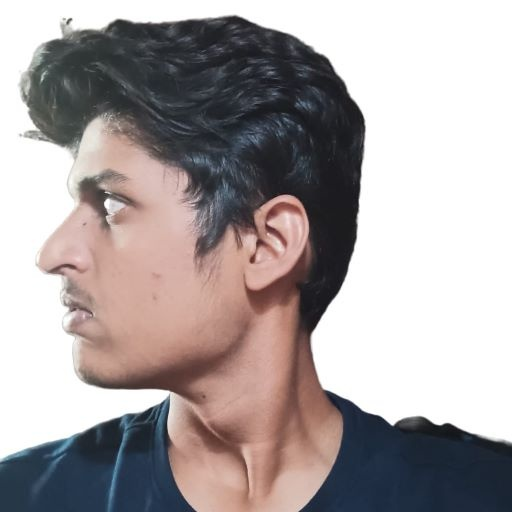
#> input picture Original_Images/1MS21CI033 2.jpg, 512 x 512 px; its folder holds only this picture in this run
$ python DataAugmentor.py
#> lines starting #> are read from the running program, lines starting #| are printed output that depends on the picture
#> further down, original_image is the input picture: shape (512, 512, 3); mean B, G, R 161.5, 161.3, 169.1
import os
import cv2


def augment_image(image):
    augmented_images = []

    rotated_image = cv2.rotate(image, cv2.ROTATE_90_CLOCKWISE)
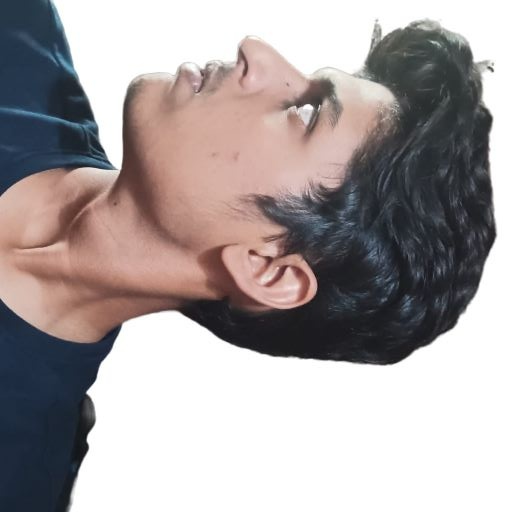
#> rotated_image: shape (512, 512, 3); mean B, G, R 161.5, 161.3, 169.1
    augmented_images.append(rotated_image)
    rotated_image = cv2.rotate(image, cv2.ROTATE_90_COUNTERCLOCKWISE)
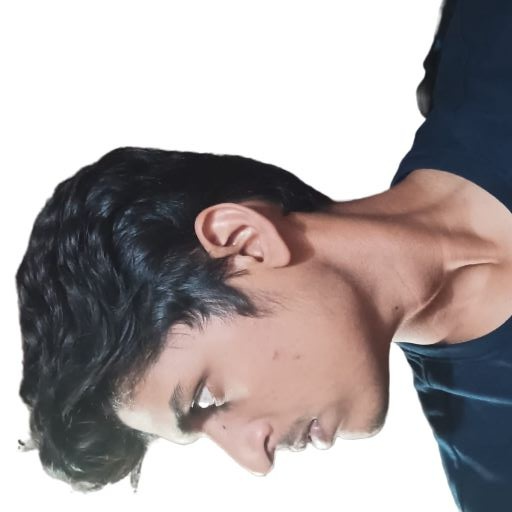
#> rotated_image: shape (512, 512, 3); mean B, G, R 161.5, 161.3, 169.1
    augmented_images.append(rotated_image)
    mirrored_image = cv2.flip(image, 1)
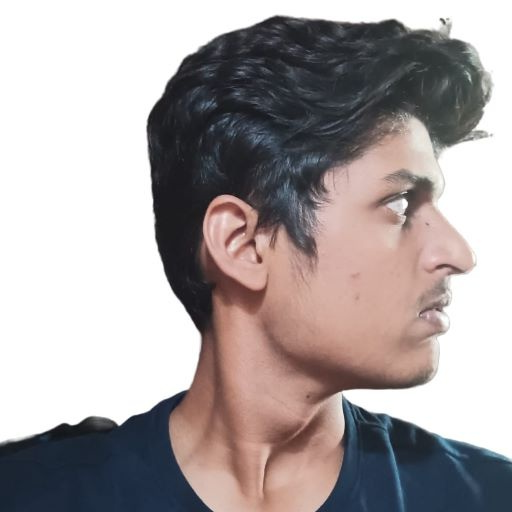
#> mirrored_image: shape (512, 512, 3); mean B, G, R 161.5, 161.3, 169.1
    augmented_images.append(mirrored_image)

    contrast_factors = [0.6, 1.4]
    brightness_factors = [0.6, 1.0, 1.4]
    saturation_factors = [0.6, 1.4]

    for brightness_factor in brightness_factors:
        for contrast_factor in contrast_factors:
            for saturation_factor in saturation_factors:
                augmented_image = cv2.convertScaleAbs(image, alpha=contrast_factor, beta=brightness_factor)
                augmented_image = cv2.cvtColor(augmented_image, cv2.COLOR_BGR2HSV)
                augmented_image[:, :, 1] = augmented_image[:, :, 1] * saturation_factor
                augmented_image = cv2.cvtColor(augmented_image, cv2.COLOR_HSV2BGR)
                augmented_images.append(augmented_image)
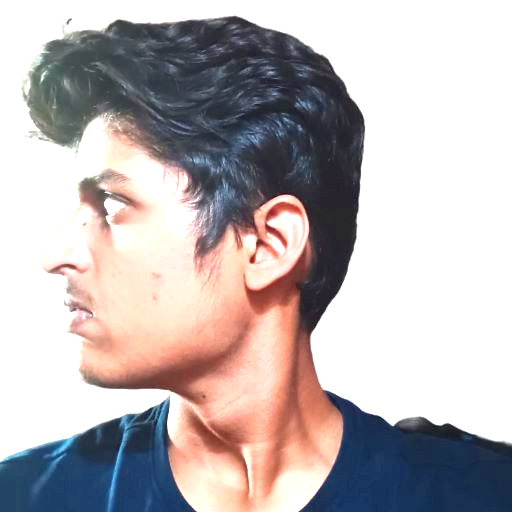
#> augmented_image: shape (512, 512, 3); mean B, G, R 180.4, 179.4, 186.8
#> after the loop, augmented_images = 15 items
    return augmented_images


input_directory = "Original_Images"
output_directory = "Augmented_Images"

for filename in os.listdir(input_directory):
    if filename.endswith(".jpg") or filename.endswith(".jpeg") or filename.endswith(".png"):
        original_image = cv2.imread(os.path.join(input_directory, filename))
        augmented_images = augment_image(original_image)
#> augmented_images = 15 items
        basename = os.path.splitext(filename)[0]
        for i, augmented_image in enumerate(augmented_images):
            output_filename = f"{basename}_{i}.jpg"
            output_path = os.path.join(output_directory, output_filename)
            cv2.imwrite(output_path, augmented_image)
#> this loop made 15 passes
#> output_filename on passes 1 to 12: '1MS21CI033 2_0.jpg', '1MS21CI033 2_1.jpg', '1MS21CI033 2_2.jpg', '1MS21CI033 2_3.jpg', '1MS21CI033 2_4.jpg', '1MS21CI033 2_5.jpg', '1MS21CI033 2_6.jpg', '1MS21CI033 2_7.jpg', '1MS21CI033 2_8.jpg', '1MS21CI033 2_9.jpg', '1MS21CI033 2_10.jpg', '1MS21CI033 2_11.jpg'

$ run again, on Original_Images/1MS21CI047 1.jpg
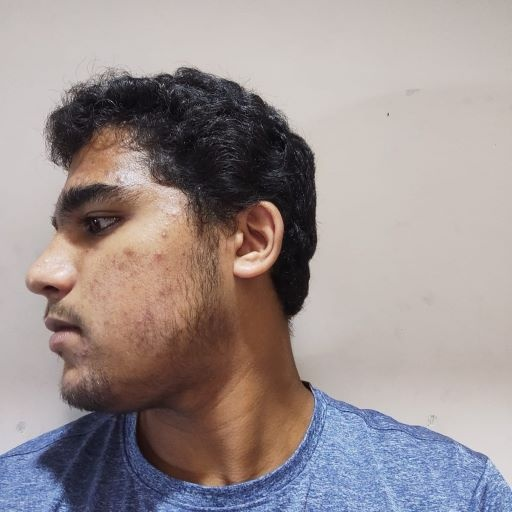
#> input picture Original_Images/1MS21CI047 1.jpg, 512 x 512 px
#> original_image is the input picture: shape (512, 512, 3); mean B, G, R 144.2, 144.4, 155.4
#> in augment_image, `mirrored_image = cv2.flip(image, 1)`:
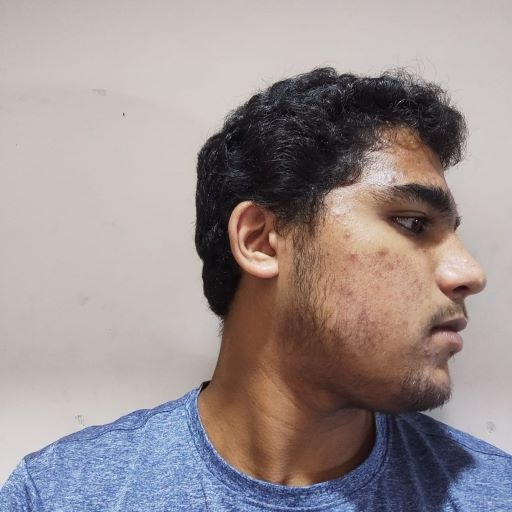
#> mirrored_image: shape (512, 512, 3); mean B, G, R 144.2, 144.4, 155.4
#> after the loop in augment_image, `for brightness_factor in brightness_factors:`:
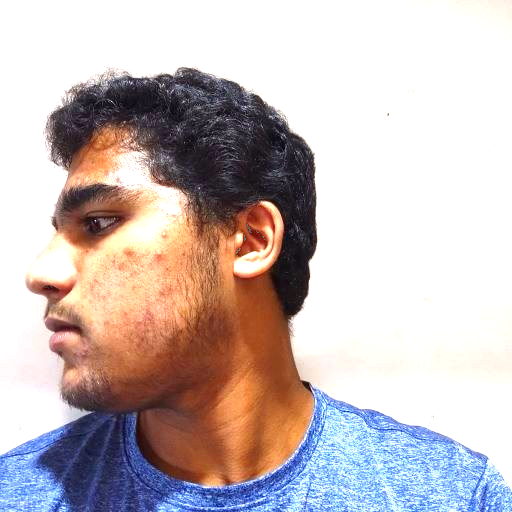
#> augmented_image: shape (512, 512, 3); mean B, G, R 186.7, 187, 199.4
#> after the loop in augment_image, `for brightness_factor in brightness_factors:`: augmented_images = 15 items
#> the loop `for i, augmented_image in enumerate(augmented_images):` made 15 passes
#> output_filename on passes 1 to 8: '1MS21CI047 1_0.jpg', '1MS21CI047 1_1.jpg', '1MS21CI047 1_2.jpg', '1MS21CI047 1_3.jpg', '1MS21CI047 1_4.jpg', '1MS21CI047 1_5.jpg', '1MS21CI047 1_6.jpg', '1MS21CI047 1_7.jpg'

$ run again, on Original_Images/1MS21CI047 3.jpg
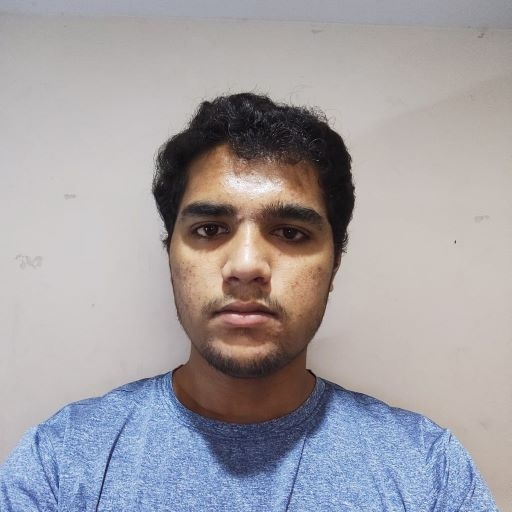
#> input picture Original_Images/1MS21CI047 3.jpg, 512 x 512 px
#> original_image is the input picture: shape (512, 512, 3); mean B, G, R 163.2, 159, 162.6
#> in augment_image, `rotated_image = cv2.rotate(image, cv2.ROTATE_90_COUNTERCLOCKWISE)`:
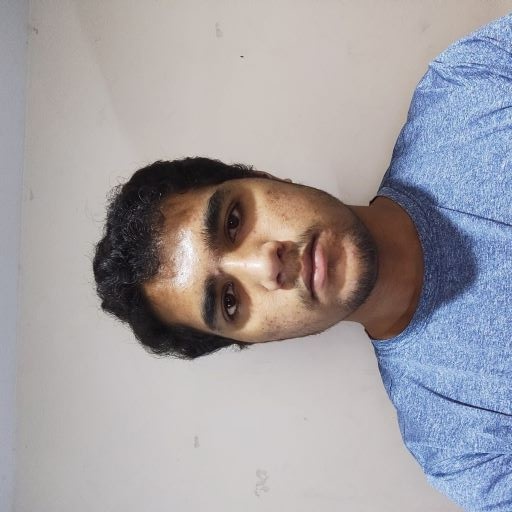
#> rotated_image: shape (512, 512, 3); mean B, G, R 163.2, 159, 162.6
#> after the loop in augment_image, `for brightness_factor in brightness_factors:`:
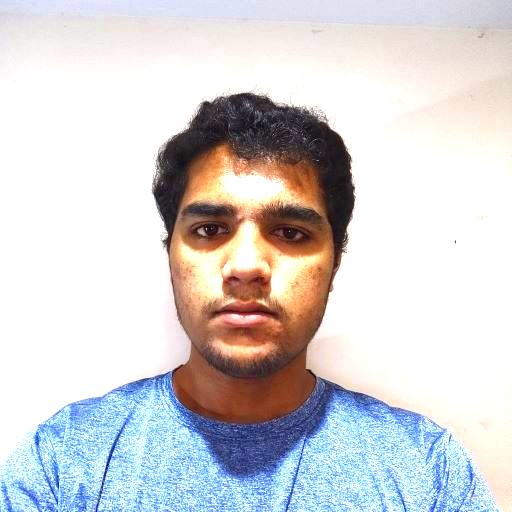
#> augmented_image: shape (512, 512, 3); mean B, G, R 213.8, 210.8, 212.5
#> after the loop in augment_image, `for brightness_factor in brightness_factors:`: augmented_images = 15 items
#> the loop `for i, augmented_image in enumerate(augmented_images):` made 15 passes
#> output_filename on passes 1 to 8: '1MS21CI047 3_0.jpg', '1MS21CI047 3_1.jpg', '1MS21CI047 3_2.jpg', '1MS21CI047 3_3.jpg', '1MS21CI047 3_4.jpg', '1MS21CI047 3_5.jpg', '1MS21CI047 3_6.jpg', '1MS21CI047 3_7.jpg'

$ run again, on Original_Images/1MS21CI047.jpg
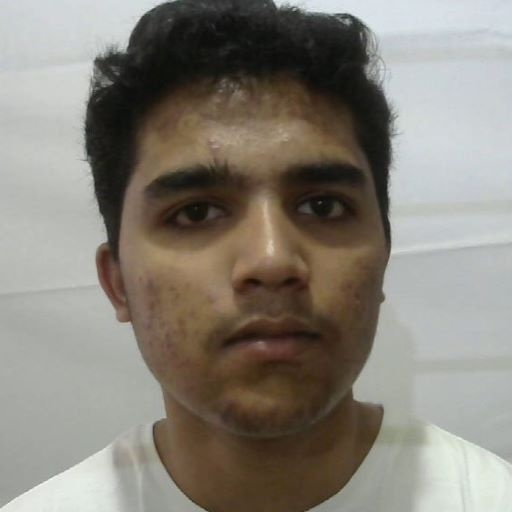
#> input picture Original_Images/1MS21CI047.jpg, 512 x 512 px
#> original_image is the input picture: shape (512, 512, 3); mean B, G, R 120.6, 129.8, 135
#> in augment_image, `rotated_image = cv2.rotate(image, cv2.ROTATE_90_COUNTERCLOCKWISE)`:
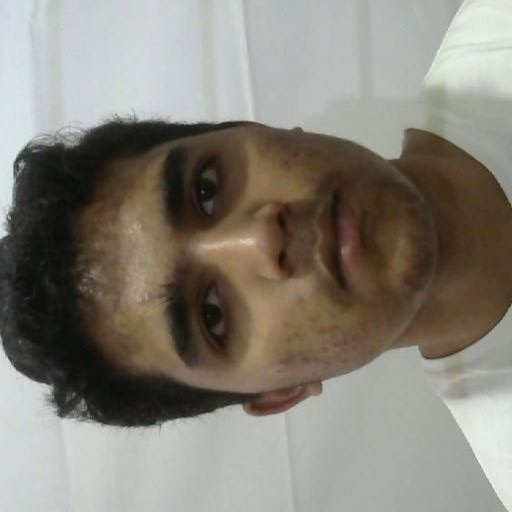
#> rotated_image: shape (512, 512, 3); mean B, G, R 120.6, 129.8, 135
#> after the loop in augment_image, `for brightness_factor in brightness_factors:`:
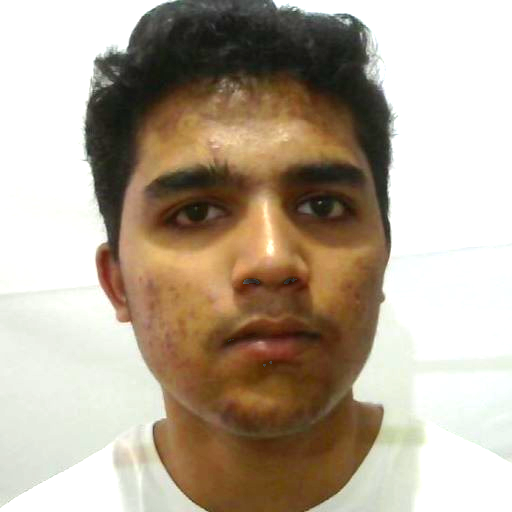
#> augmented_image: shape (512, 512, 3); mean B, G, R 151.3, 168.6, 181.7
#> after the loop in augment_image, `for brightness_factor in brightness_factors:`: augmented_images = 15 items
#> the loop `for i, augmented_image in enumerate(augmented_images):` made 15 passes
#> output_filename on passes 1 to 8: '1MS21CI047_0.jpg', '1MS21CI047_1.jpg', '1MS21CI047_2.jpg', '1MS21CI047_3.jpg', '1MS21CI047_4.jpg', '1MS21CI047_5.jpg', '1MS21CI047_6.jpg', '1MS21CI047_7.jpg'

$ run again, on Original_Images/1MS21CI033 4.jpg
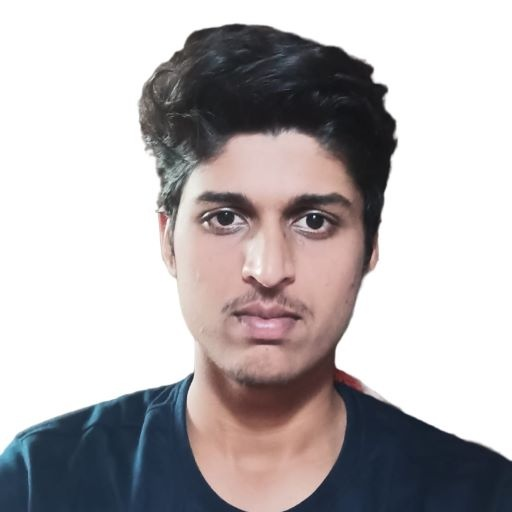
#> input picture Original_Images/1MS21CI033 4.jpg, 512 x 512 px
#> original_image is the input picture: shape (512, 512, 3); mean B, G, R 179.7, 178.3, 183.4
#> after the loop in augment_image, `for brightness_factor in brightness_factors:`:
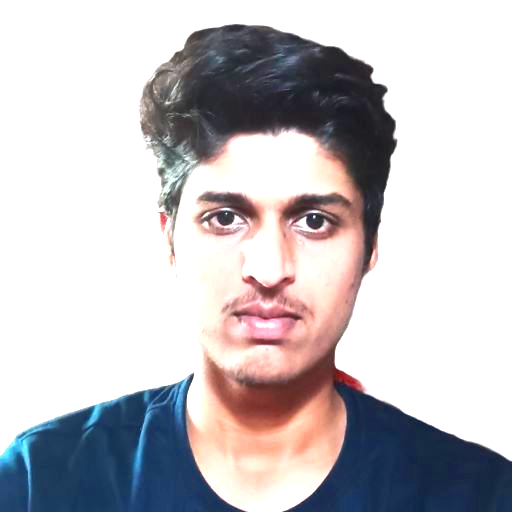
#> augmented_image: shape (512, 512, 3); mean B, G, R 196.2, 192.6, 196
#> after the loop in augment_image, `for brightness_factor in brightness_factors:`: augmented_images = 15 items
#> the loop `for i, augmented_image in enumerate(augmented_images):` made 15 passes
#> output_filename on passes 1 to 8: '1MS21CI033 4_0.jpg', '1MS21CI033 4_1.jpg', '1MS21CI033 4_2.jpg', '1MS21CI033 4_3.jpg', '1MS21CI033 4_4.jpg', '1MS21CI033 4_5.jpg', '1MS21CI033 4_6.jpg', '1MS21CI033 4_7.jpg'
